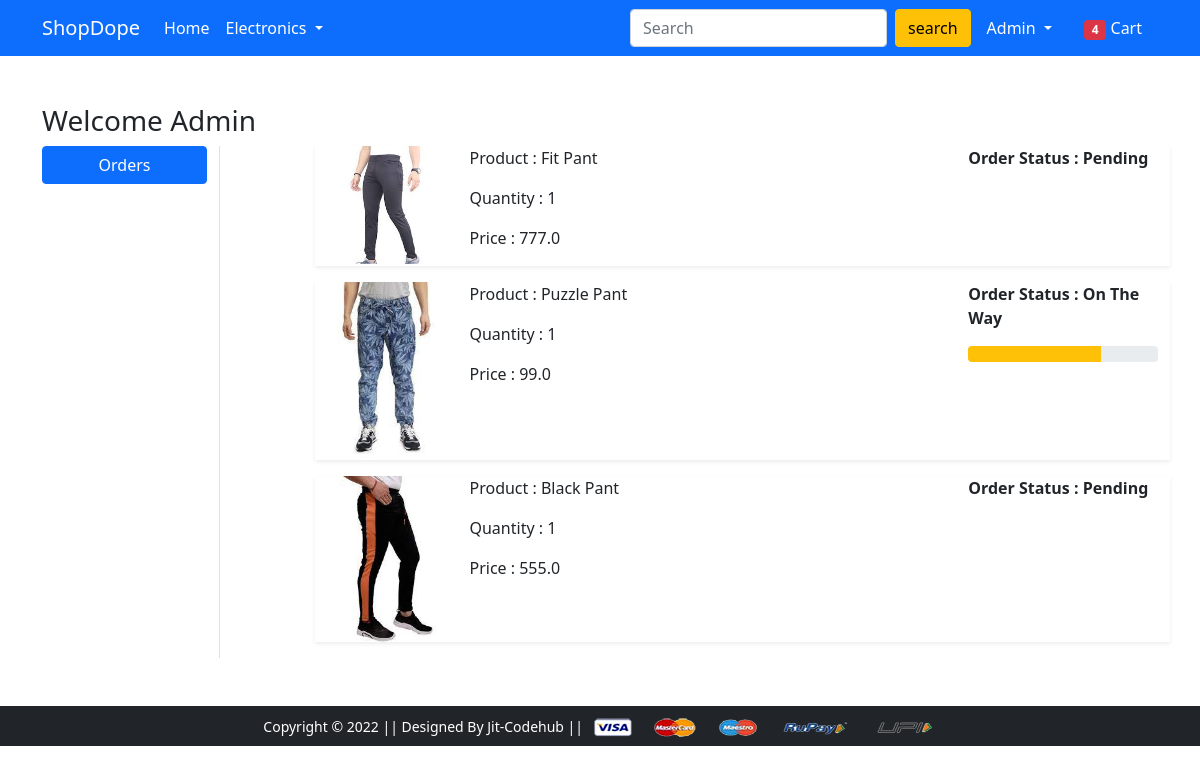
Screenshot of /orders/ (signed in) with the database file from the repository.
### app/models.py (models this page shows, shortened)
class OrderPlaced(models.Model):
    user = models.ForeignKey(User, on_delete=models.CASCADE)
    customer = models.ForeignKey(Customer, on_delete=models.CASCADE)
    product = models.ForeignKey(Product, on_delete=models.CASCADE)
    quantity = models.PositiveBigIntegerField(default=1)
    ordered_date = models.DateTimeField(auto_now_add=True)
    status = models.CharField(choices=STATUS_CHOICES, max_length=50, default='Pending')
    def total_cost(self):
        return self.quantity * self.product.discounted_price

class Product(models.Model):
    title = models.CharField(max_length=100)
    selling_price = models.FloatField()
    discounted_price = models.FloatField()
    description = models.TextField()
    brand = models.CharField(max_length=100)
    category = models.CharField(choices=CATEGORY_CHOICES, max_length=2)
    product_image = models.ImageField(upload_to='productimg')

### app/views.py (the view)
# urls.py: path('orders/', views.orders, name='orders'),
@login_required
def orders(request):
    op = OrderPlaced.objects.filter(user=request.user)
    return render(request, 'app/orders.html',{'order_placed':op})

### app/templates/app/orders.html (shortened to what this page needs)
{% extends 'app/base.html' %}
{% load static %}
{% block main-content %}
<div class="container my-5">
 <div class="row">
 <h3>Welcome {{request.user|title}}</h3>
  <div class="col-sm-2 border-end">
   <ul class="list-unstyled">
    <li class="d-grid"><a href="{% url 'orders' %}" class="btn btn-primary">Orders</a></li>
   </ul>
  </div>
  <div class="col-sm-9 offset-sm-1">
    {% for op in order_placed %}
   <div class="row shadow-sm mb-3">
    <div class="col-sm-2">
        <img src="{{op.product.product_image.url}}" alt="" class="img-fluid" height="150" width="150">
    </div>
    <div class="col-sm-7">
        <p>Product : {{op.product.title}}</p>
        <p>Quantity : {{op.quantity}}</p>
        <p>Price : {{op.total_cost}}</p>
    </div>
    <div class="col-sm-3 fw-bold">
        <p>Order Status : {{op.status}}</p>
        {% if op.status == 'On The Way' %}
        <div class="progress">
            <div class="progress-bar bg-warning" role="progressbar" style="width:70%" aria-valuenow="70" aria-valuemin="0" aria-valuemax="100"></div>
        </div>
        {% endif %}
    </div>
    </div>
   {% endfor %}
  </div>
 </div>
</div>
{% endblock main-content %}

### app/templates/app/base.html (shortened to what this page needs)
<!doctype html>
{% load static %}
<html lang="en">
  <head>
    <link href="https://cdn.jsdelivr.net/npm/bootstrap@5.0.0-beta1/dist/css/bootstrap.min.css" rel="stylesheet">
    <link rel="stylesheet" href="{% static 'app/css/owl.carousel.min.css' %}">
    <link rel="stylesheet" href="{% static 'app/css/all.min.css' %}">
    <link rel="stylesheet" href="{% static 'app/css/style.css' %}">
  </head>
  <body>
    <nav class="navbar navbar-expand-lg navbar-dark bg-primary">
     <div class="container">
       <a class="navbar-brand" href="/">ShopDope</a>
       <div class="collapse navbar-collapse" id="navbarSupportedContent">
         <ul class="navbar-nav me-auto mb-2 mb-lg-0">
           <li class="nav-item">
             <a class="nav-link active" aria-current="page" href="/">Home</a>
           </li>
           <li class="nav-item dropdown">
             <a class="nav-link dropdown-toggle text-white" href="#" id="electronicsDropdown" role="button" data-bs-toggle="dropdown" aria-expanded="false">
               Electronics
             </a>
           </li>
          </ul>
         <form class="d-flex">
           <input class="form-control me-2" type="search" placeholder="Search" aria-label="Search">
           <button class="btn btn-warning" type="submit">search</button>
         </form>
         <div>
          <ul class="navbar-nav me-auto mb-2 mb-lg-0">
           {% if request.user.is_authenticated %}
           <li class="nav-item dropdown mx-2">
              <a class="nav-link dropdown-toggle text-white" href="#" id="profileDropdown" role="button" data-bs-toggle="dropdown" aria-expanded="false">
                {{request.user|title}}
              </a>
            </li>
            <li class="nav-item mx-2">
             <a href="{% url 'showcart' %}" class="nav-link text-white"><span class="badge bg-danger">4</span> Cart </a>
            </li>
            {% endif %}
          </ul>
         </div>
       </div>
     </div>
    </nav>
    {% block main-content %} {% endblock main-content %}
    <footer class="container-fluid bg-dark text-center p-2 mt-5">
        <small class="text-white">Copyright &copy; 2022 || Designed By Jit-Codehub || </small>
        <img src="{% static 'app/images/payment.png' %}" alt="" srcset="" class="img-fluid" height="2px">
    </footer>
  </body>
</html>

### rows the page displays
OrderPlaced: product.product_image (picture), product "Fit Pant", quantity "1", total_cost "777.0", status "Pending"
OrderPlaced: product.product_image (picture), product "Puzzle Pant", quantity "1", total_cost "99.0", status "On The Way"
OrderPlaced: product.product_image (picture), product "Black Pant", quantity "1", total_cost "555.0", status "Pending"

### other values shown
{{ request.user|title }} "Admin"
